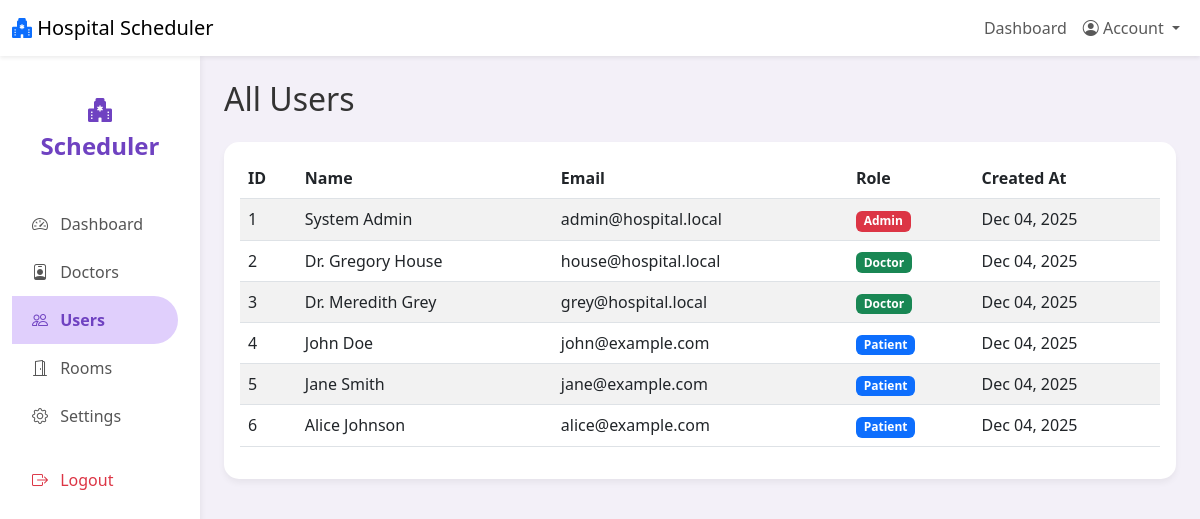
The page /admin/users.php (signed in) on the database its author committed.
### tables this page shows
CREATE TABLE `users` (
  `id` int(11) NOT NULL AUTO_INCREMENT,
  `name` varchar(100) NOT NULL,
  `email` varchar(100) NOT NULL,
  `password_hash` varchar(255) NOT NULL,
  `role` enum('admin','doctor','patient') NOT NULL,
  `created_at` timestamp NOT NULL DEFAULT current_timestamp(),
  PRIMARY KEY (`id`),
  UNIQUE KEY `email` (`email`)
);

### includes/auth.php (called while the page is built, shortened)
<?php
function isLoggedIn() {
    return isset($_SESSION['user_id']);
}
function getCurrentRole() {
    return $_SESSION['role'] ?? null;
}

### includes/helpers.php (called while the page is built, shortened)
<?php
function h($string) {
    return htmlspecialchars($string, ENT_QUOTES, 'UTF-8');
}
function formatDate($date) {
    return date('M d, Y', strtotime($date));
}

### admin/users.php (the view, shortened to what this page needs)
<?php
require_once '../includes/db.php';
require_once '../includes/auth.php';
require_once '../includes/helpers.php';
$users = $pdo->query("SELECT * FROM users ORDER BY created_at DESC LIMIT 50")->fetchAll();
require_once '../includes/header.php';
?>
<div class="container-fluid">
    <div class="row">
        <?php include '../includes/sidebar.php'; ?>
        <main class="col-md-9 ms-sm-auto col-lg-10 px-md-4 py-4">
            <h1 class="h2 mb-4">All Users</h1>
            <div class="card">
                <div class="card-body">
                    <div class="table-responsive">
                        <table class="table table-striped">
                            <thead>
                                <tr>
                                    <th>ID</th>
                                    <th>Name</th>
                                    <th>Email</th>
                                    <th>Role</th>
                                    <th>Created At</th>
                                </tr>
                            </thead>
                            <tbody>
                                <?php foreach ($users as $user): ?>
                                <tr>
                                    <td><?php echo $user['id']; ?></td>
                                    <td><?php echo h($user['name']); ?></td>
                                    <td><?php echo h($user['email']); ?></td>
                                    <td>
                                        <span class="badge bg-<?php echo $user['role'] == 'admin' ? 'danger' : ($user['role'] == 'doctor' ? 'success' : 'primary'); ?>">
                                            <?php echo ucfirst($user['role']); ?>
                                        </span>
                                    </td>
                                    <td><?php echo formatDate($user['created_at']); ?></td>
                                </tr>
                                <?php endforeach; ?>
                            </tbody>
                        </table>
                    </div>
                </div>
            </div>
        </main>
    </div>
</div>
<?php require_once '../includes/footer.php'; ?>

### includes/header.php (shortened to what this page needs)
<?php
require_once __DIR__ . '/auth.php';
?>
<!DOCTYPE html>
<html lang="en">
<head>
    <link href="https://cdn.jsdelivr.net/npm/bootstrap@5.3.0/dist/css/bootstrap.min.css" rel="stylesheet">
    <link rel="stylesheet" href="https://cdn.jsdelivr.net/npm/bootstrap-icons@1.10.0/font/bootstrap-icons.css">
    <link href="/hospital-scheduler/assets/css/styles.css" rel="stylesheet">
</head>
<body>
<?php if (!isset($hide_nav) || !$hide_nav): ?>
<nav class="navbar navbar-expand-lg navbar-light bg-white shadow-sm">
    <div class="container-fluid">
        <a class="navbar-brand" href="/hospital-scheduler/">
            <i class="bi bi-hospital-fill text-primary"></i> Hospital Scheduler
        </a>
        <div class="collapse navbar-collapse" id="navbarNav">
            <ul class="navbar-nav ms-auto">
                <?php if (isLoggedIn()): ?>
                    <li class="nav-item">
                        <a class="nav-link" href="/hospital-scheduler/<?php echo getCurrentRole(); ?>/dashboard.php">Dashboard</a>
                    </li>
                    <li class="nav-item dropdown">
                        <a class="nav-link dropdown-toggle" href="#" id="navbarDropdown" role="button" data-bs-toggle="dropdown">
                            <i class="bi bi-person-circle"></i> Account
                        </a>
                    </li>
                <?php endif; ?>
            </ul>
        </div>
    </div>
</nav>
<?php endif; ?>
<div class="container-fluid p-0">

### includes/sidebar.php (shortened to what this page needs)
<?php
$role = getCurrentRole();
$current_page = basename($_SERVER['PHP_SELF']);
?>
<div class="col-md-3 col-lg-2 d-md-block bg-white sidebar collapse">
    <div class="position-sticky pt-3">
        <div class="sidebar-brand mb-3">
            <i class="bi bi-hospital-fill"></i> Scheduler
        </div>
        <ul class="nav flex-column">
            <li class="nav-item">
                <a class="nav-link <?php echo $current_page == 'dashboard.php' ? 'active' : ''; ?>" href="/hospital-scheduler/<?php echo $role; ?>/dashboard.php">
                    <i class="bi bi-speedometer2 me-2"></i> Dashboard
                </a>
            </li>
            <?php if ($role === 'admin'): ?>
                <li class="nav-item">
                    <a class="nav-link <?php echo $current_page == 'doctors.php' ? 'active' : ''; ?>" href="/hospital-scheduler/admin/doctors.php">
                        <i class="bi bi-person-badge me-2"></i> Doctors
                    </a>
                </li>
                <li class="nav-item">
                    <a class="nav-link <?php echo $current_page == 'users.php' ? 'active' : ''; ?>" href="/hospital-scheduler/admin/users.php">
                        <i class="bi bi-people me-2"></i> Users
                    </a>
                </li>
                <li class="nav-item">
                    <a class="nav-link <?php echo $current_page == 'rooms.php' ? 'active' : ''; ?>" href="/hospital-scheduler/admin/rooms.php">
                        <i class="bi bi-door-open me-2"></i> Rooms
                    </a>
                </li>
                <li class="nav-item">
                    <a class="nav-link <?php echo $current_page == 'settings.php' ? 'active' : ''; ?>" href="/hospital-scheduler/admin/settings.php">
                        <i class="bi bi-gear me-2"></i> Settings
                    </a>
                </li>
            <?php endif; ?>
            <li class="nav-item mt-3">
                <a class="nav-link text-danger" href="/hospital-scheduler/auth/logout.php">
                    <i class="bi bi-box-arrow-right me-2"></i> Logout
                </a>
            </li>
        </ul>
    </div>
</div>

### includes/footer.php (shortened to what this page needs)
</div>
</body>
</html>

### assets/css/styles.css (style rules this page uses)
:root { --primary-color: #6f42c1; --primary-light: #e0cffc; --secondary-color: #6c757d; --bg-color: #f3f0f8; --card-radius: 15px; --btn-radius: 10px; }
body { background-color: var(--bg-color); font-family: 'Segoe UI', Tahoma, Geneva, Verdana, sans-serif; color: #333; }
.card { border: none; border-radius: var(--card-radius); box-shadow: 0 4px 6px rgba(0, 0, 0, 0.05); transition: transform 0.2s; }
.sidebar { min-height: 100vh; background-color: white; box-shadow: 2px 0 5px rgba(0, 0, 0, 0.05); }
.sidebar .nav-link { color: #555; font-weight: 500; padding: 12px 20px; border-radius: 0 25px 25px 0; margin-right: 10px; }
.sidebar .nav-link.active { background-color: var(--primary-light); color: var(--primary-color); font-weight: 700; }
.sidebar-brand { font-size: 1.5rem; font-weight: bold; color: var(--primary-color); padding: 20px; text-align: center; display: block; text-decoration: none; }

### rows shown on the page
users: id "1", name "System Admin", email "admin@hospital.local", role "Admin", created_at "Dec 04, 2025"
users: id "2", name "Dr. Gregory House", email "house@hospital.local", role "Doctor", created_at "Dec 04, 2025"
users: id "3", name "Dr. Meredith Grey", email "grey@hospital.local", role "Doctor", created_at "Dec 04, 2025"
users: id "4", name "John Doe", email "john@example.com", role "Patient", created_at "Dec 04, 2025"
users: id "5", name "Jane Smith", email "jane@example.com", role "Patient", created_at "Dec 04, 2025"
users: id "6", name "Alice Johnson", email "alice@example.com", role "Patient", created_at "Dec 04, 2025"
